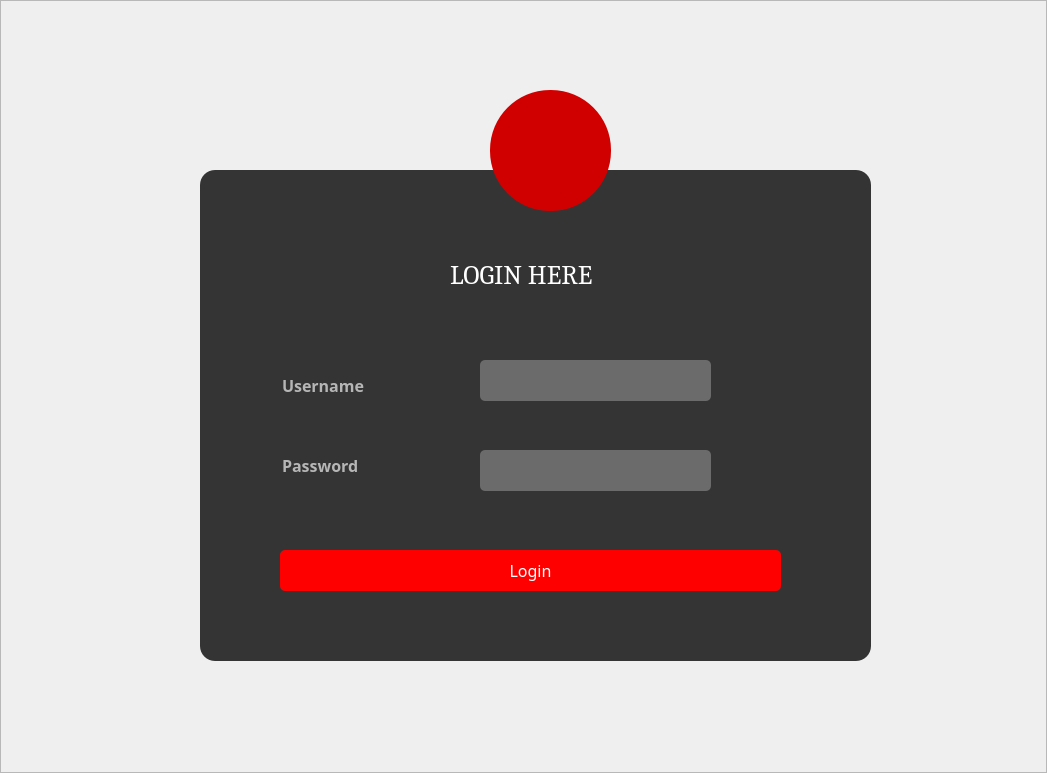
<?xml version="1.0" encoding="UTF-8"?>
<ui version="4.0">
 <class>loginFrame</class>
 <widget class="QFrame" name="loginFrame">
  <property name="geometry">
   <rect>
    <x>0</x>
    <y>0</y>
    <width>1047</width>
    <height>773</height>
   </rect>
  </property>
  <property name="windowTitle">
   <string>Frame</string>
  </property>
  <property name="styleSheet">
   <string notr="true">#loginFrame
{
	background-image: url(:/images/login_image.jpg);
}</string>
  </property>
  <property name="frameShape">
   <enum>QFrame::StyledPanel</enum>
  </property>
  <property name="frameShadow">
   <enum>QFrame::Raised</enum>
  </property>
  <widget class="QFrame" name="frame">
   <property name="geometry">
    <rect>
     <x>200</x>
     <y>170</y>
     <width>671</width>
     <height>491</height>
    </rect>
   </property>
   <property name="styleSheet">
    <string notr="true">QFrame
{
background-color: rgb(52, 52, 52);
border-radius:15px;
}</string>
   </property>
   <property name="frameShape">
    <enum>QFrame::StyledPanel</enum>
   </property>
   <property name="frameShadow">
    <enum>QFrame::Raised</enum>
   </property>
   <widget class="QLabel" name="label">
    <property name="geometry">
     <rect>
      <x>250</x>
      <y>80</y>
      <width>271</width>
      <height>51</height>
     </rect>
    </property>
    <property name="font">
     <font>
      <family>Cambria</family>
      <pointsize>20</pointsize>
     </font>
    </property>
    <property name="focusPolicy">
     <enum>Qt::NoFocus</enum>
    </property>
    <property name="styleSheet">
     <string notr="true">color:white;</string>
    </property>
    <property name="text">
     <string>&lt;html&gt;&lt;head/&gt;&lt;body&gt;&lt;p&gt;LOGIN HERE&lt;/p&gt;&lt;/body&gt;&lt;/html&gt;</string>
    </property>
   </widget>
   <widget class="QPushButton" name="btnlogin">
    <property name="geometry">
     <rect>
      <x>80</x>
      <y>380</y>
      <width>501</width>
      <height>41</height>
     </rect>
    </property>
    <property name="font">
     <font>
      <family>Segoe MDL2 Assets</family>
      <pointsize>12</pointsize>
     </font>
    </property>
    <property name="styleSheet">
     <string notr="true">QPushButton
{
 background:red;
}
QPushButton
{  
   color:white;
   border-radius:5px;
}
QPushButton:hover
{  
   color:red;
   border-radius:5px;
   background:#49ebff;
}</string>
    </property>
    <property name="text">
     <string>Login</string>
    </property>
   </widget>
   <widget class="QLineEdit" name="lineEdit">
    <property name="geometry">
     <rect>
      <x>80</x>
      <y>190</y>
      <width>131</width>
      <height>51</height>
     </rect>
    </property>
    <property name="font">
     <font>
      <family>Trebuchet MS</family>
      <pointsize>12</pointsize>
      <weight>75</weight>
      <bold>true</bold>
     </font>
    </property>
    <property name="styleSheet">
     <string notr="true">QLineEdit
{
background:transparent;
border:none;
color:#b6b6b6;

}
</string>
    </property>
    <property name="text">
     <string>Username</string>
    </property>
   </widget>
   <widget class="QLineEdit" name="lineEdit_2">
    <property name="geometry">
     <rect>
      <x>80</x>
      <y>270</y>
      <width>131</width>
      <height>51</height>
     </rect>
    </property>
    <property name="font">
     <font>
      <family>Trebuchet MS</family>
      <pointsize>12</pointsize>
      <weight>75</weight>
      <bold>true</bold>
     </font>
    </property>
    <property name="styleSheet">
     <string notr="true">QLineEdit
{
background:transparent;
border:none;
color:#b6b6b6;

}
</string>
    </property>
    <property name="text">
     <string>Password</string>
    </property>
   </widget>
   <widget class="QLineEdit" name="txtuser">
    <property name="geometry">
     <rect>
      <x>280</x>
      <y>190</y>
      <width>231</width>
      <height>41</height>
     </rect>
    </property>
    <property name="styleSheet">
     <string notr="true">QLineEdit
{
background-color: rgb(107, 107, 107);

   color:white;
   border-radius:5px;
}</string>
    </property>
   </widget>
   <widget class="QLineEdit" name="txtpswd">
    <property name="geometry">
     <rect>
      <x>280</x>
      <y>280</y>
      <width>231</width>
      <height>41</height>
     </rect>
    </property>
    <property name="styleSheet">
     <string notr="true">QLineEdit
{
background-color: rgb(107, 107, 107);

   color:white;
   border-radius:5px;
}</string>
    </property>
    <property name="echoMode">
     <enum>QLineEdit::Password</enum>
    </property>
   </widget>
  </widget>
  <widget class="QToolButton" name="toolButton">
   <property name="geometry">
    <rect>
     <x>490</x>
     <y>90</y>
     <width>121</width>
     <height>121</height>
    </rect>
   </property>
   <property name="styleSheet">
    <string notr="true">QToolButton
{  
    background-color: rgb(209, 0, 0);
    border-radius:60px
}</string>
   </property>
   <property name="text">
    <string/>
   </property>
   <property name="icon">
    <iconset>
     <normaloff>C:/Users/Sameeksha Yadav/Downloads/user (1).png</normaloff>C:/Users/Sameeksha Yadav/Downloads/user (1).png</iconset>
   </property>
   <property name="iconSize">
    <size>
     <width>160</width>
     <height>155</height>
    </size>
   </property>
  </widget>
 </widget>
 <resources>
  <include location="imgresource.qrc"/>
 </resources>
 <connections/>
</ui>
